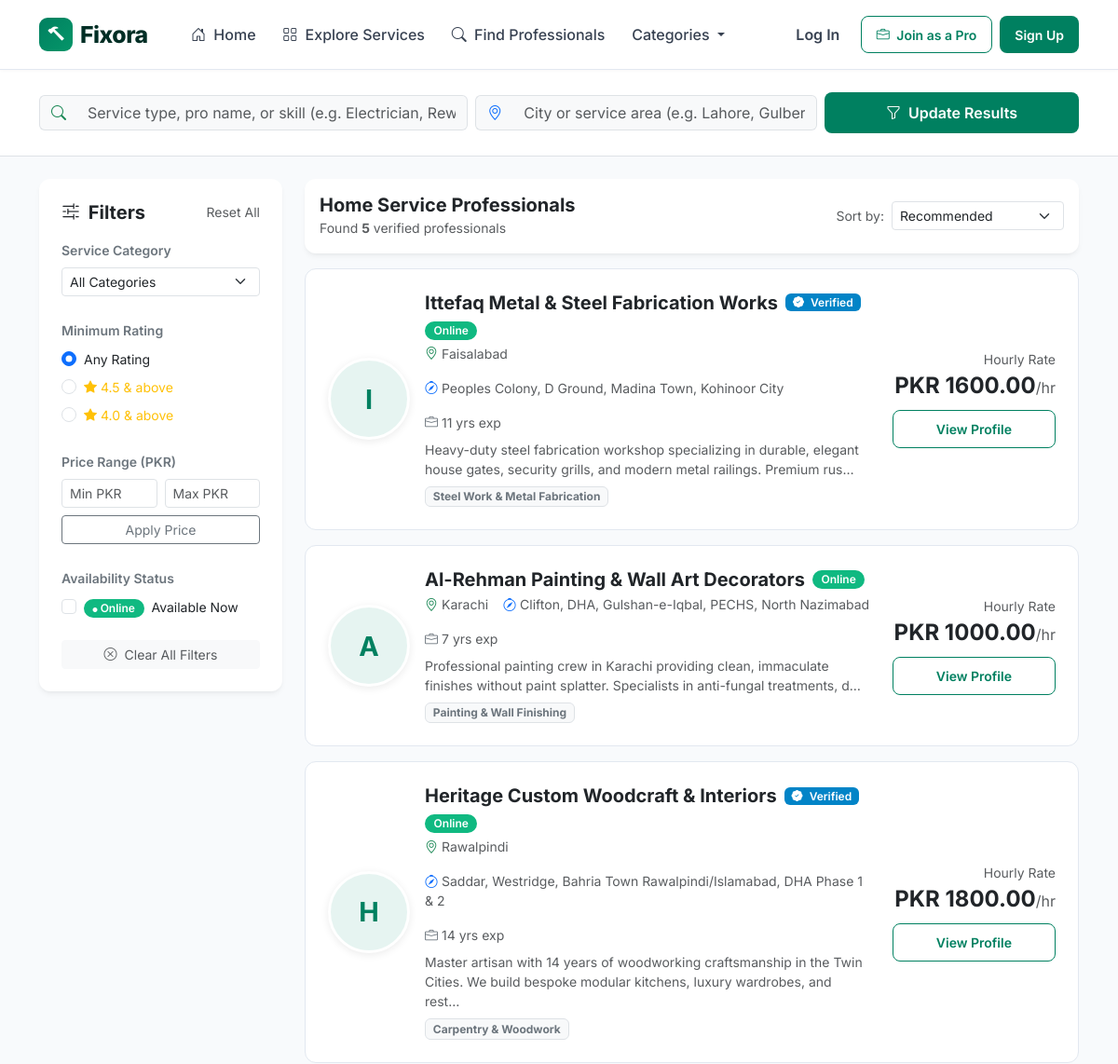
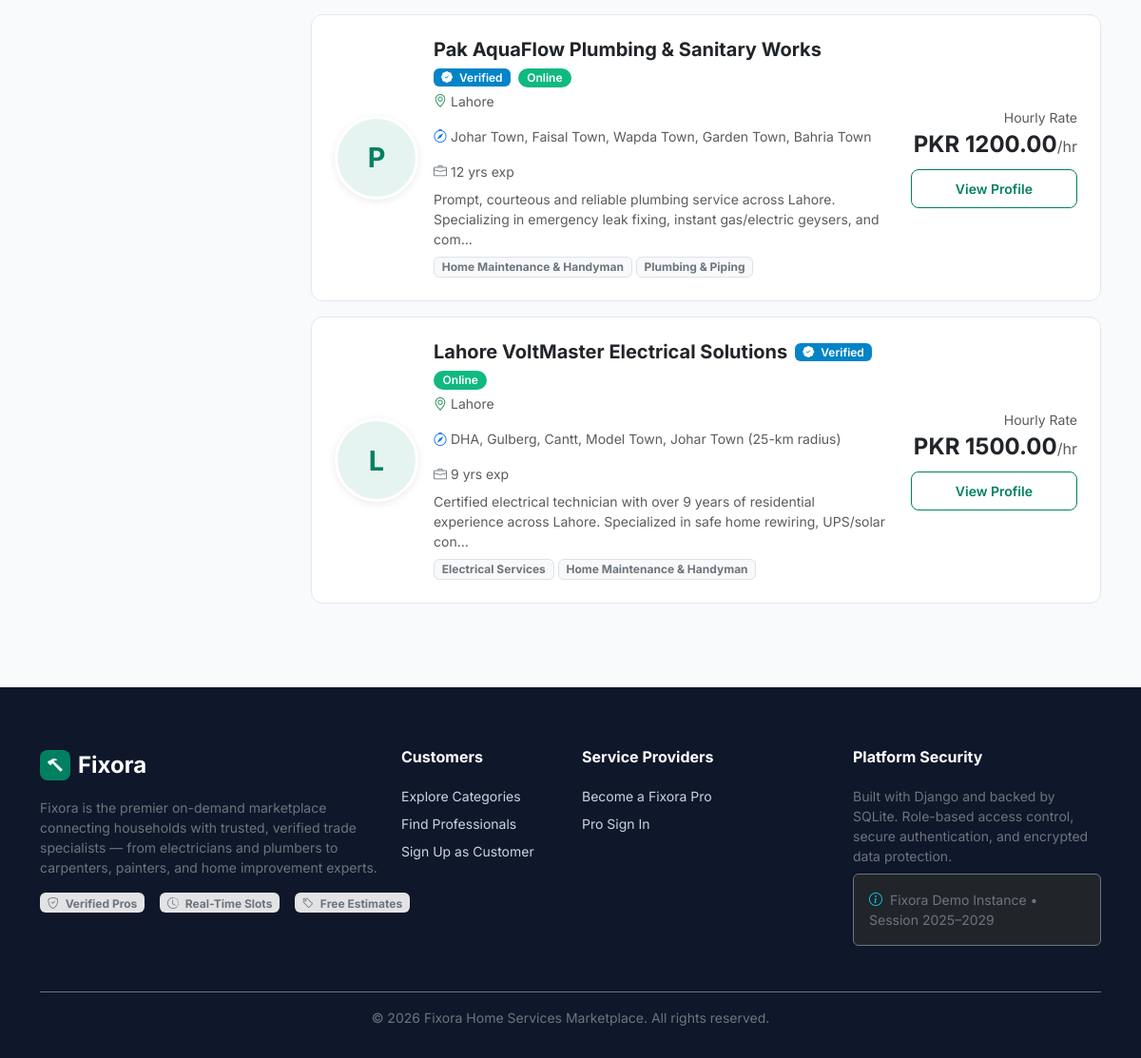
The app's page /search/ with its own data (2 pictures, top to bottom).
### providers/models.py (models this page shows, shortened)
class ProviderProfile(models.Model):
    user = models.OneToOneField(
        settings.AUTH_USER_MODEL,
        on_delete=models.CASCADE,
        related_name='provider_profile'
    )
    business_name = models.CharField(max_length=150, blank=True, verbose_name="Business / Trade Name")
    introduction = models.TextField(blank=True, verbose_name="Professional Introduction / Bio")
    skills = models.TextField(
        blank=True,
        help_text="List your specific skills (e.g. Circuit wiring, Pipe fitting, Custom cabinets)",
        verbose_name="Skills"
    )
    experience_years = models.PositiveIntegerField(default=1, verbose_name="Years of Experience")
    categories = models.ManyToManyField(
        ServiceCategory,
        related_name='providers',
        blank=True,
        verbose_name="Service Categories"
    )
    service_area = models.CharField(
        max_length=200,
        blank=True,
        help_text="Neighborhoods or regions you cover, e.g. Downtown, North District, 25-mile radius",
        verbose_name="Service Area"
    )
    city = models.CharField(max_length=100, blank=True, default='', verbose_name="City / Location")
    hourly_rate = models.DecimalField(
        max_digits=10,
        decimal_places=2,
        default=0.00,
        verbose_name="Hourly Rate (PKR)"
    )
    starting_price = models.DecimalField(
        max_digits=10,
        decimal_places=2,
        default=0.00,
        verbose_name="Starting Price (PKR)"
    )
    profile_picture = models.ImageField(
        upload_to='provider_avatars/',
        blank=True,
        null=True,
        verbose_name="Profile Picture"
    )
    is_verified = models.BooleanField(default=False, verbose_name="Verified Status")
    is_online = models.BooleanField(default=True, verbose_name="Online / Accepting Requests")
    rating = models.DecimalField(max_digits=3, decimal_places=2, default=5.00, verbose_name="Rating")
    review_count = models.PositiveIntegerField(default=0, verbose_name="Review Count")
    created_at = models.DateTimeField(auto_now_add=True)
    updated_at = models.DateTimeField(auto_now=True)
    class Meta:
        verbose_name = "Provider Profile"
        verbose_name_plural = "Provider Profiles"
        ordering = ['-created_at']
    @property
    def display_name(self):
        return self.business_name if self.business_name else (self.user.get_full_name() or self.user.username)

### services/models.py (models this page shows, shortened)
class ServiceCategory(models.Model):
    name = models.CharField(max_length=100, unique=True, verbose_name="Category Name")
    slug = models.SlugField(max_length=120, unique=True, blank=True)
    description = models.TextField(blank=True, verbose_name="Description")
    icon_class = models.CharField(
        max_length=50,
        default='bi-tools',
        help_text="Bootstrap icon class name, e.g. bi-lightning-charge, bi-wrench, bi-paint-bucket",
        verbose_name="Icon Class"
    )
    image = models.ImageField(
        upload_to='categories/',
        blank=True,
        null=True,
        verbose_name="Category Image"
    )
    is_active = models.BooleanField(default=True, verbose_name="Active")
    created_at = models.DateTimeField(auto_now_add=True)
    updated_at = models.DateTimeField(auto_now=True)
    class Meta:
        verbose_name = "Service Category"
        verbose_name_plural = "Service Categories"
        ordering = ['name']

### discovery/views.py (the view)
# urls.py: path('search/', views.search_providers_view, name='search'),
def search_providers_view(request):
    providers = ProviderProfile.objects.all().select_related('user').prefetch_related('categories')
    return _filter_and_render_providers(request, providers)

### discovery/context_processors.py (called while the page is built)
def global_categories(request):
    try:
        from services.models import ServiceCategory
        categories = ServiceCategory.objects.filter(is_active=True)[:8]
    except Exception:
        categories = []
    return {'nav_categories': categories}

### templates/discovery/search_results.html (shortened to what this page needs)
{% extends 'base.html' %}
{% block content %}
<div class="bg-white border-bottom py-4">
  <div class="container">
    <form action="{% url 'discovery:search' %}" method="get" class="row g-2 align-items-center">
      <div class="col-md-5">
        <div class="input-group">
          <span class="input-group-text bg-light border-end-0"><i class="bi bi-search text-success"></i></span>
          <input type="text" name="q" value="{{ q }}" class="form-control bg-light border-start-0" placeholder="Service type, pro name, or skill (e.g. Electrician, Rewiring)">
        </div>
      </div>
      <div class="col-md-4">
        <div class="input-group">
          <span class="input-group-text bg-light border-end-0"><i class="bi bi-geo-alt text-primary"></i></span>
          <input type="text" name="location" value="{{ location }}" class="form-control bg-light border-start-0" placeholder="City or service area (e.g. Lahore, Gulberg, Islamabad)">
        </div>
      </div>
      <div class="col-md-3">
        <button type="submit" class="btn btn-fixora w-100">
          <i class="bi bi-funnel me-1"></i> Update Results
        </button>
      </div>
    </form>
  </div>
</div>
<div class="container py-4">
  <div class="row g-4">
    <div class="col-lg-3">
      <div class="card card-fx border-0 p-4 sticky-top" style="top: 90px;">
        <div class="d-flex justify-content-between align-items-center mb-3">
          <h5 class="fw-bold mb-0"><i class="bi bi-sliders2 me-1"></i> Filters</h5>
          <a href="{% url 'discovery:search' %}" class="small text-muted text-decoration-none">Reset All</a>
        </div>
        <form action="{% url 'discovery:search' %}" method="get" id="filterForm">
          <div class="mb-4">
            <label class="form-label fw-semibold small text-secondary">Service Category</label>
            <select name="category" class="form-select form-select-sm" onchange="this.form.submit()">
              <option value="">All Categories</option>
            </select>
          </div>
          <div class="mb-4">
            <label class="form-label fw-semibold small text-secondary">Minimum Rating</label>
            <div class="d-flex flex-column gap-1">
              <div class="form-check">
                <input class="form-check-input" type="radio" name="rating" id="r_all" value="" {% if not min_rating %}checked{% endif %} onchange="this.form.submit()">
                <label class="form-check-label small" for="r_all">Any Rating</label>
              </div>
              <div class="form-check">
                <input class="form-check-input" type="radio" name="rating" id="r_45" value="4.5" {% if min_rating == '4.5' %}checked{% endif %} onchange="this.form.submit()">
                <label class="form-check-label small text-warning" for="r_45">
                  <i class="bi bi-star-fill"></i> 4.5 &amp; above
                </label>
              </div>
              <div class="form-check">
                <input class="form-check-input" type="radio" name="rating" id="r_40" value="4.0" {% if min_rating == '4.0' %}checked{% endif %} onchange="this.form.submit()">
                <label class="form-check-label small text-warning" for="r_40">
                  <i class="bi bi-star-fill"></i> 4.0 &amp; above
                </label>
              </div>
            </div>
          </div>
          <div class="mb-4">
            <label class="form-label fw-semibold small text-secondary">Price Range (PKR)</label>
            <div class="row g-2">
              <div class="col-6">
                <input type="number" name="min_price" value="{{ min_price }}" class="form-control form-control-sm" placeholder="Min PKR" step="100" min="0">
              </div>
              <div class="col-6">
                <input type="number" name="max_price" value="{{ max_price }}" class="form-control form-control-sm" placeholder="Max PKR" step="100" min="0">
              </div>
            </div>
            <button type="submit" class="btn btn-outline-secondary btn-sm w-100 mt-2">Apply Price</button>
          </div>
          <div class="mb-4">
            <label class="form-label fw-semibold small text-secondary">Availability Status</label>
            <div class="form-check">
              <input class="form-check-input" type="checkbox" name="availability" value="online" id="avail_online" {% if availability == 'online' %}checked{% endif %} onchange="this.form.submit()">
              <label class="form-check-label small" for="avail_online">
                <span class="badge badge-online me-1"><i class="bi bi-circle-fill" style="font-size: 5px;"></i> Online</span>
                Available Now
              </label>
            </div>
          </div>
          <a href="{% url 'discovery:search' %}" class="btn btn-light btn-sm w-100 text-muted">
            <i class="bi bi-x-circle me-1"></i> Clear All Filters
          </a>
        </form>
      </div>
    </div>
    <div class="col-lg-9">
      <div class="card card-fx border-0 p-3 mb-3">
        <div class="d-flex flex-wrap justify-content-between align-items-center gap-2">
          <div>
            <h5 class="fw-bold mb-0">
              {% if active_category %}{{ active_category.name }} in Fixora{% else %}Home Service Professionals{% endif %}
            </h5>
            <small class="text-muted">
              Found <strong>{{ results_count }}</strong> verified professional{{ results_count|pluralize }}
            </small>
          </div>
          <div class="d-flex align-items-center gap-2">
            <span class="small text-muted text-nowrap">Sort by:</span>
            <select class="form-select form-select-sm" style="width: auto;" onchange="updateSort(this.value)">
              <option value="default" {% if sort_by == 'default' %}selected{% endif %}>Recommended</option>
            </select>
          </div>
        </div>
      </div>
      {% if providers %}
        <div class="d-flex flex-column gap-3">
          {% for provider in providers %}
            <div class="provider-card p-4 position-relative">
              <div class="row g-3 align-items-center">
                <div class="col-sm-auto text-center">
                  {% if provider.profile_picture %}
                    <img src="{{ provider.profile_picture.url }}" alt="{{ provider.display_name }}" class="provider-card-avatar" style="width: 88px; height: 88px;">
                  {% else %}
                    <div class="provider-card-avatar-placeholder mx-auto" style="width: 88px; height: 88px; font-size: 1.8rem;">
                      {{ provider.display_name|slice:":1"|upper }}
                    </div>
                  {% endif %}
                </div>
                <div class="col-sm">
                  <div class="d-flex flex-wrap align-items-center gap-2 mb-1">
                    <h5 class="fw-bold mb-0">
                      <a href="{% url 'providers:public_profile' provider.pk %}" class="text-dark text-decoration-none">
                        {{ provider.display_name }}
                      </a>
                    </h5>
                    {% if provider.is_verified %}
                      <span class="badge badge-verified"><i class="bi bi-patch-check-fill me-1"></i> Verified</span>
                    {% endif %}
                    {% if provider.is_online %}
                      <span class="badge badge-online">Online</span>
                    {% else %}
                      <span class="badge badge-offline">Offline</span>
                    {% endif %}
                  </div>
                  <div class="small text-muted mb-2 d-flex flex-wrap gap-3">
                    <span><i class="bi bi-geo-alt text-success me-1"></i>{{ provider.city|default:"Location upon request" }}</span>
                    {% if provider.service_area %}
                      <span><i class="bi bi-compass text-primary me-1"></i>{{ provider.service_area }}</span>
                    {% endif %}
                    <span><i class="bi bi-briefcase text-secondary me-1"></i>{{ provider.experience_years }} yrs exp</span>
                  </div>
                  <p class="small text-muted mb-2 text-truncate-2">
                    {{ provider.introduction|default:"Reliable home services professional."|truncatechars:140 }}
                  </p>
                  <div class="d-flex flex-wrap gap-1">
                    {% for cat in provider.categories.all %}
                      <span class="badge bg-light text-secondary border small">{{ cat.name }}</span>
                    {% endfor %}
                  </div>
                </div>
                <div class="col-lg-3 text-lg-end border-start-lg ps-lg-3">
                  <div class="mb-2">
                    {% if provider.hourly_rate > 0 %}
                      <span class="text-muted small d-block">Hourly Rate</span>
                      <strong class="fs-4 text-dark">PKR {{ provider.hourly_rate }}</strong><span class="text-muted">/hr</span>
                    {% elif provider.starting_price > 0 %}
                      <span class="text-muted small d-block">Starting from</span>
                      <strong class="fs-4 text-dark">PKR {{ provider.starting_price }}</strong>
                    {% else %}
                      <span class="text-muted small d-block">Price</span>
                      <strong class="fs-5 text-dark">Custom Quote</strong>
                    {% endif %}
                  </div>
                  <div class="d-grid gap-1">
                    <a href="{% url 'providers:public_profile' provider.pk %}" class="btn btn-fixora-outline btn-sm">
                      View Profile
                    </a>
                  </div>
                </div>
              </div>
            </div>
          {% endfor %}
        </div>
      {% endif %}
    </div>
  </div>
</div>
{% endblock %}

### static/css/fixora.css (style rules this page uses)
:root { --fx-primary: #008060; --fx-primary-dark: #004c3f; --fx-primary-light: #e6f4f1; --fx-secondary: #002e25; --fx-accent: #ff9800; --fx-dark: #1f2937; --fx-slate: #4b5563; --fx-light-bg: #f8fafc; --fx-border: #e2e8f0; --fx-card-shadow: 0 4px 6px -1px rgba(0, 0, 0, 0.05), 0 2px 4px -2px rgba(0, 0, 0, 0.05); --fx-card-shadow-hover: 0 12px 24px -4px rgba(0, 0, 0, 0.1), 0 4px 8px -2px rgba(0, 0, 0, 0.04); }
body { font-family: 'Inter', -apple-system, BlinkMacSystemFont, 'Segoe UI', Roboto, Helvetica, Arial, sans-serif; color: var(--fx-dark); background-color: var(--fx-light-bg); min-height: 100vh; display: flex; flex-direction: column; }
.btn-fixora { background-color: var(--fx-primary); color: #ffffff; font-weight: 600; border-radius: 8px; padding: 0.6rem 1.3rem; border: none; transition: all 0.2s ease; }
.btn-fixora-outline { border: 1.5px solid var(--fx-primary); color: var(--fx-primary); font-weight: 600; border-radius: 8px; padding: 0.55rem 1.25rem; background: transparent; transition: all 0.2s ease; }
.card-fx { background: #ffffff; border: 1px solid var(--fx-border); border-radius: 12px; box-shadow: var(--fx-card-shadow); transition: transform 0.2s ease, box-shadow 0.2s ease; }
.provider-card { background: #ffffff; border: 1px solid var(--fx-border); border-radius: 12px; overflow: hidden; transition: all 0.25s ease; position: relative; }
.provider-card-avatar-placeholder { width: 80px; height: 80px; border-radius: 50%; background: var(--fx-primary-light); color: var(--fx-primary); font-weight: 700; font-size: 1.8rem; display: flex; align-items: center; justify-content: center; border: 3px solid #ffffff; box-shadow: 0 2px 8px rgba(0, 0, 0, 0.08); }
.badge-online { background-color: #10b981; color: white; font-size: 0.75rem; padding: 0.25rem 0.6rem; border-radius: 20px; font-weight: 600; }
.badge-verified { background-color: #0284c7; color: white; font-size: 0.75rem; padding: 0.2rem 0.5rem; border-radius: 6px; font-weight: 600; }

### records on screen
ProviderProfile: display_name "I", display_name "Ittefaq Metal & Steel Fabrication Works", is_verified True (drawn), is_online "Online", city "Faisalabad", service_area "Peoples Colony, D Ground, Madina Town, Kohinoor City", experience_years "11", introduction "Heavy-duty steel fabrication workshop specializing in durable, elegant house gates, security grills, and modern metal railings. Premium rus…", hourly_rate "1600.00"
ServiceCategory: name "Steel Work & Metal Fabrication"
ProviderProfile: display_name "A", display_name "Al-Rehman Painting & Wall Art Decorators", is_online "Online", city "Karachi", service_area "Clifton, DHA, Gulshan-e-Iqbal, PECHS, North Nazimabad", experience_years "7", introduction "Professional painting crew in Karachi providing clean, immaculate finishes without paint splatter. Specialists in anti-fungal treatments, d…", hourly_rate "1000.00"
ServiceCategory: name "Painting & Wall Finishing"
ProviderProfile: display_name "H", display_name "Heritage Custom Woodcraft & Interiors", is_verified True (drawn), is_online "Online", city "Rawalpindi", service_area "Saddar, Westridge, Bahria Town Rawalpindi/Islamabad, DHA Phase 1 & 2", experience_years "14", introduction "Master artisan with 14 years of woodworking craftsmanship in the Twin Cities. We build bespoke modular kitchens, luxury wardrobes, and rest…", hourly_rate "1800.00"
ServiceCategory: name "Carpentry & Woodwork"
ProviderProfile: display_name "P", display_name "Pak AquaFlow Plumbing & Sanitary Works", is_verified True (drawn), is_online "Online", city "Lahore", service_area "Johar Town, Faisal Town, Wapda Town, Garden Town, Bahria Town", experience_years "12", introduction "Prompt, courteous and reliable plumbing service across Lahore. Specializing in emergency leak fixing, instant gas/electric geysers, and com…", hourly_rate "1200.00"
ServiceCategory: name "Home Maintenance & Handyman"
ServiceCategory: name "Plumbing & Piping"
ProviderProfile: display_name "L", display_name "Lahore VoltMaster Electrical Solutions", is_verified True (drawn), is_online "Online", city "Lahore", service_area "DHA, Gulberg, Cantt, Model Town, Johar Town (25-km radius)", experience_years "9", introduction "Certified electrical technician with over 9 years of residential experience across Lahore. Specialized in safe home rewiring, UPS/solar con…", hourly_rate "1500.00"
ServiceCategory: name "Electrical Services"

### other values on screen
{{ results_count }} "5"
